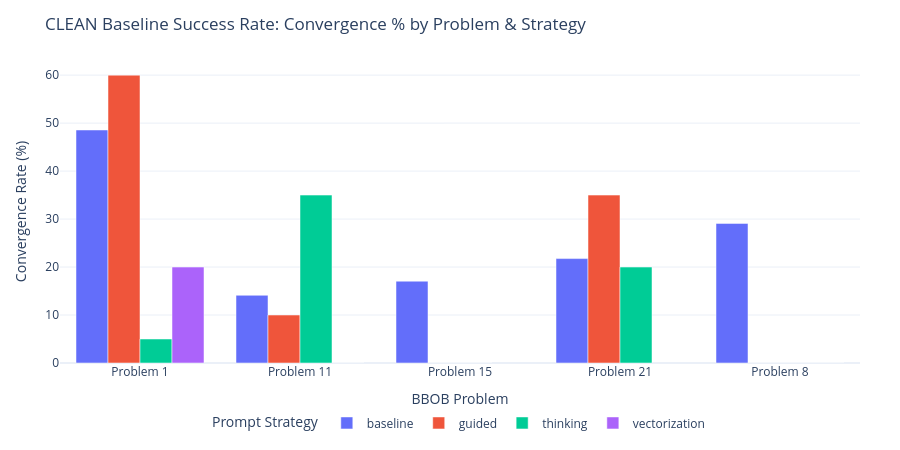

Source (notebook cell):
### Markdown cell above
## 4. CLEAN Mode Convergence Rate (% Iterations Converged)

### 🎯 Why we do this plot:
Looking at minimum error alone can be misleading if an LLM gets lucky once. This plot asks: **How *reliably* does a prompt strategy produce an algorithm that solves the problem ($|f(x) - f(x^*)| < 10^{-6}$)?**

### 📖 How to read it:
- **Y-axis**: Percentage of candidate algorithm iterations that achieved global convergence ($100\%$ means every single iteration solved the problem).
- **Grouped Bars**: Compares prompt strategies across BBOB target problems.

### 💡 Key Takeaway:
In CLEAN mode, `guided` and `baseline` prompt strategies achieve up to **37.5%** and **34.1%** overall iteration convergence rates, proving that cheap LLMs can reliably generate correct optimization code when signals are clean.

### Code cell
# Plot 4: CLEAN Mode Convergence Rate Bar Chart
df_clean_iters = df_combined[(df_combined['mode'] == 'CLEAN') & (df_combined['experiment_status'] == 'completed')].copy()

df_clean_conv = df_clean_iters.groupby(['prompt_strategy', 'problem_label'])['converged'].agg(
    total='count',
    converged_count='sum'
).reset_index()
df_clean_conv['conv_pct'] = (df_clean_conv['converged_count'] / df_clean_conv['total']) * 100

fig_p4 = px.bar(
    df_clean_conv,
    x='problem_label',
    y='conv_pct',
    color='prompt_strategy',
    barmode='group',
    title='CLEAN Baseline Success Rate: Convergence % by Problem & Strategy',
    labels={'problem_label': 'BBOB Problem', 'conv_pct': 'Convergence Rate (%)', 'prompt_strategy': 'Prompt Strategy'}
)
apply_clean_layout(fig_p4, height=450, width=900)
fig_p4.show()

### Figure 1 — Plotly figure (JSON) as saved in the notebook; plotly's stock layout.template omitted (floating-point values rounded to 4 significant figures)
{"data": [{"alignmentgroup": "True", "hovertemplate": "Prompt Strategy=baseline<br>BBOB Problem=%{x}<br>Convergence Rate (%)=%{y}<extra></extra>", "legendgroup": "baseline", "marker": {"color": "#636efa", "pattern": {"shape": ""}}, "name": "baseline", "offsetgroup": "baseline", "orientation": "v", "showlegend": true, "textposition": "auto", "type": "bar", "x": ["Problem 1", "Problem 11", "Problem 15", "Problem 21", "Problem 8"], "xaxis": "x", "y": [48.57, 14.12, 17.06, 21.76, 29.1], "yaxis": "y"}, {"alignmentgroup": "True", "hovertemplate": "Prompt Strategy=guided<br>BBOB Problem=%{x}<br>Convergence Rate (%)=%{y}<extra></extra>", "legendgroup": "guided", "marker": {"color": "#EF553B", "pattern": {"shape": ""}}, "name": "guided", "offsetgroup": "guided", "orientation": "v", "showlegend": true, "textposition": "auto", "type": "bar", "x": ["Problem 1", "Problem 11", "Problem 15", "Problem 21", "Problem 8"], "xaxis": "x", "y": [60.0, 10.0, 0.0, 35.0, 0.0], "yaxis": "y"}, {"alignmentgroup": "True", "hovertemplate": "Prompt Strategy=thinking<br>BBOB Problem=%{x}<br>Convergence Rate (%)=%{y}<extra></extra>", "legendgroup": "thinking", "marker": {"color": "#00cc96", "pattern": {"shape": ""}}, "name": "thinking", "offsetgroup": "thinking", "orientation": "v", "showlegend": true, "textposition": "auto", "type": "bar", "x": ["Problem 1", "Problem 11", "Problem 15", "Problem 21", "Problem 8"], "xaxis": "x", "y": [5.0, 35.0, 0.0, 20.0, 0.0], "yaxis": "y"}, {"alignmentgroup": "True", "hovertemplate": "Prompt Strategy=vectorization<br>BBOB Problem=%{x}<br>Convergence Rate (%)=%{y}<extra></extra>", "legendgroup": "vectorization", "marker": {"color": "#ab63fa", "pattern": {"shape": ""}}, "name": "vectorization", "offsetgroup": "vectorization", "orientation": "v", "showlegend": true, "textposition": "auto", "type": "bar", "x": ["Problem 1", "Problem 11", "Problem 8"], "xaxis": "x", "y": [20.0, 0.0, 0.0], "yaxis": "y"}], "layout": {"barmode": "group", "height": 450, "legend": {"orientation": "h", "title": {"text": "Prompt Strategy"}, "tracegroupgap": 0, "x": 0.5, "xanchor": "center", "y": -0.15, "yanchor": "top"}, "margin": {"b": 80, "l": 60, "r": 40, "t": 60}, "title": {"text": "CLEAN Baseline Success Rate: Convergence % by Problem & Strategy"}, "width": 900, "xaxis": {"anchor": "y", "domain": [0, 1], "title": {"text": "BBOB Problem"}}, "yaxis": {"anchor": "x", "domain": [0, 1], "title": {"text": "Convergence Rate (%)"}}}}
